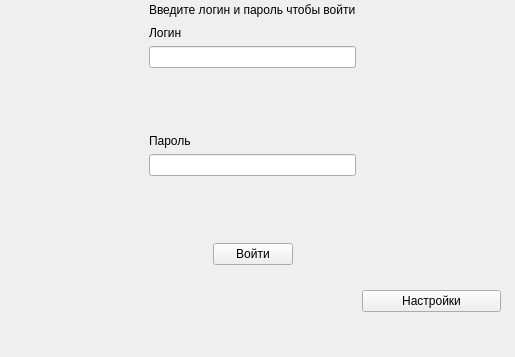
<?xml version="1.0" encoding="UTF-8"?>
<ui version="4.0">
 <class>Form</class>
 <widget class="QWidget" name="Form">
  <property name="geometry">
   <rect>
    <x>0</x>
    <y>0</y>
    <width>515</width>
    <height>357</height>
   </rect>
  </property>
  <property name="windowTitle">
   <string>Form</string>
  </property>
  <widget class="QWidget" name="gridLayoutWidget">
   <property name="geometry">
    <rect>
     <x>10</x>
     <y>0</y>
     <width>491</width>
     <height>331</height>
    </rect>
   </property>
   <layout class="QGridLayout" name="gridLayout">
    <item row="5" column="1">
     <widget class="QLineEdit" name="lineEdit_pass"/>
    </item>
    <item row="6" column="1">
     <spacer name="verticalSpacer_4">
      <property name="orientation">
       <enum>Qt::Vertical</enum>
      </property>
      <property name="sizeHint" stdset="0">
       <size>
        <width>20</width>
        <height>40</height>
       </size>
      </property>
     </spacer>
    </item>
    <item row="8" column="1">
     <spacer name="verticalSpacer_2">
      <property name="orientation">
       <enum>Qt::Vertical</enum>
      </property>
      <property name="sizeHint" stdset="0">
       <size>
        <width>20</width>
        <height>40</height>
       </size>
      </property>
     </spacer>
    </item>
    <item row="0" column="0">
     <spacer name="horizontalSpacer">
      <property name="orientation">
       <enum>Qt::Horizontal</enum>
      </property>
      <property name="sizeHint" stdset="0">
       <size>
        <width>40</width>
        <height>20</height>
       </size>
      </property>
     </spacer>
    </item>
    <item row="2" column="1">
     <widget class="QLineEdit" name="lineEdit_login"/>
    </item>
    <item row="0" column="1">
     <widget class="QLabel" name="label_enter_log_and_pass">
      <property name="text">
       <string>Введите логин и пароль чтобы войти</string>
      </property>
     </widget>
    </item>
    <item row="3" column="1">
     <spacer name="verticalSpacer">
      <property name="orientation">
       <enum>Qt::Vertical</enum>
      </property>
      <property name="sizeHint" stdset="0">
       <size>
        <width>20</width>
        <height>40</height>
       </size>
      </property>
     </spacer>
    </item>
    <item row="4" column="1">
     <widget class="QLabel" name="label_pass">
      <property name="text">
       <string>Пароль</string>
      </property>
     </widget>
    </item>
    <item row="1" column="1">
     <widget class="QLabel" name="label_login">
      <property name="text">
       <string>Логин</string>
      </property>
     </widget>
    </item>
    <item row="0" column="2">
     <spacer name="horizontalSpacer_3">
      <property name="orientation">
       <enum>Qt::Horizontal</enum>
      </property>
      <property name="sizeHint" stdset="0">
       <size>
        <width>40</width>
        <height>20</height>
       </size>
      </property>
     </spacer>
    </item>
    <item row="7" column="1">
     <layout class="QHBoxLayout" name="horizontalLayout">
      <item>
       <spacer name="horizontalSpacer_2">
        <property name="orientation">
         <enum>Qt::Horizontal</enum>
        </property>
        <property name="sizeHint" stdset="0">
         <size>
          <width>40</width>
          <height>20</height>
         </size>
        </property>
       </spacer>
      </item>
      <item>
       <widget class="QPushButton" name="pushButton_enter">
        <property name="text">
         <string>Войти</string>
        </property>
       </widget>
      </item>
      <item>
       <spacer name="horizontalSpacer_4">
        <property name="orientation">
         <enum>Qt::Horizontal</enum>
        </property>
        <property name="sizeHint" stdset="0">
         <size>
          <width>40</width>
          <height>20</height>
         </size>
        </property>
       </spacer>
      </item>
     </layout>
    </item>
    <item row="8" column="2">
     <widget class="QPushButton" name="pushButton_settings">
      <property name="text">
       <string>Настройки</string>
      </property>
     </widget>
    </item>
   </layout>
  </widget>
 </widget>
 <resources/>
 <connections/>
</ui>
